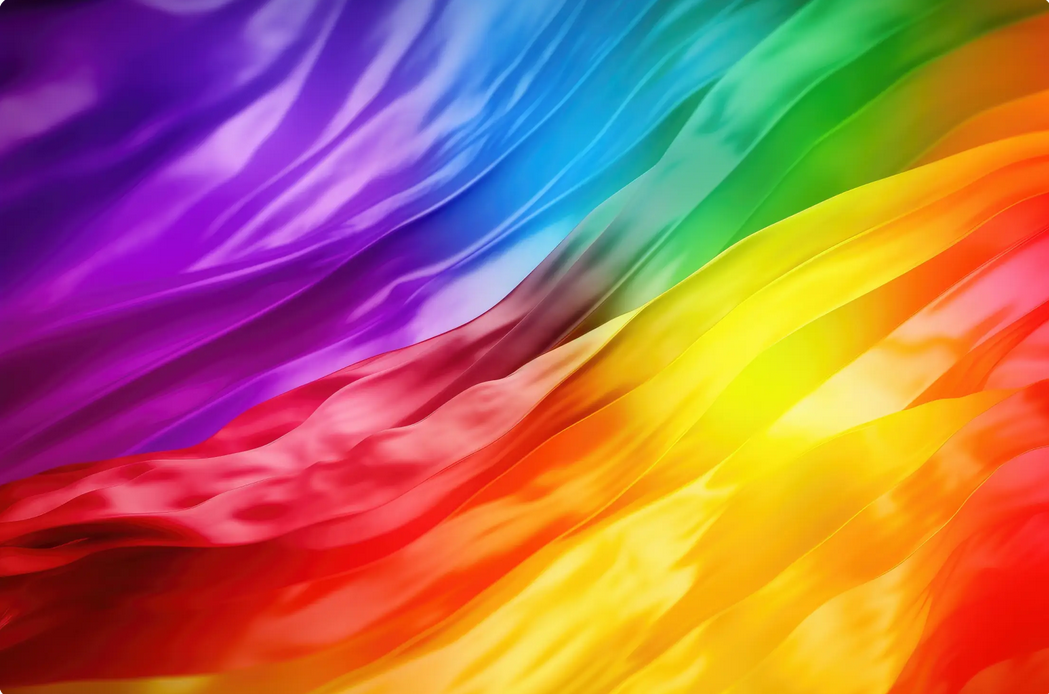
#> input picture rainbow.png, 1049 x 694 px
$ jupyter execute ImageThresholding.ipynb
#> lines starting #> are read from the running program, lines starting #| are printed output that depends on the picture; after the words box and inside, x2 and y2 are one past the last pixel; in counts of white or black regions, pixels touching at a corner belong together
[cell 1]
import cv2
import matplotlib.pyplot as plt

[cell 2]
img = cv2.imread('rainbow.png',0)
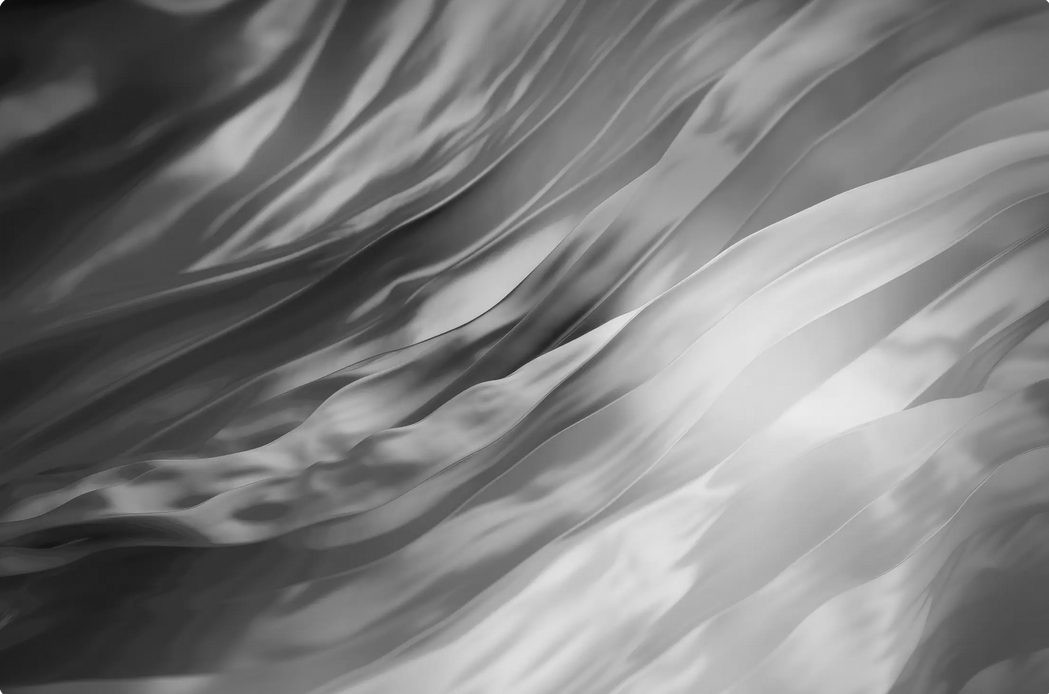
#> img: shape (694, 1049); min 12, max 253, mean 124.9
plt.imshow(img,cmap='gray')

[cell 3]
img.max()
#> Out = 253

[cell 4]
ret,thresh1 = cv2.threshold(img,127,255,cv2.THRESH_BINARY_INV)
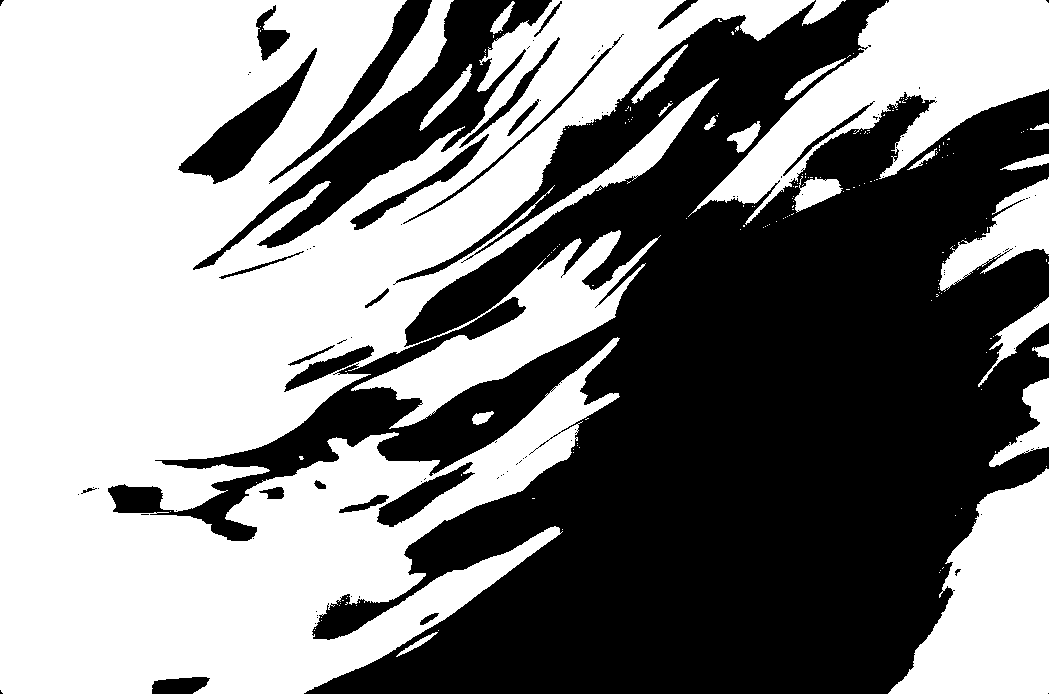
#> thresh1: shape (694, 1049); 52.5% white; 99 black regions (75 under 20 px), largest, box (x1, y1, x2, y2) and area: (108, 0, 1049, 694) 308937, (193, 0, 552, 270) 17571, (178, 48, 317, 184) 5060

[cell 5]
plt.imshow(thresh1,cmap='gray')

[cell 6]
img = cv2.imread('crossword.png',0)
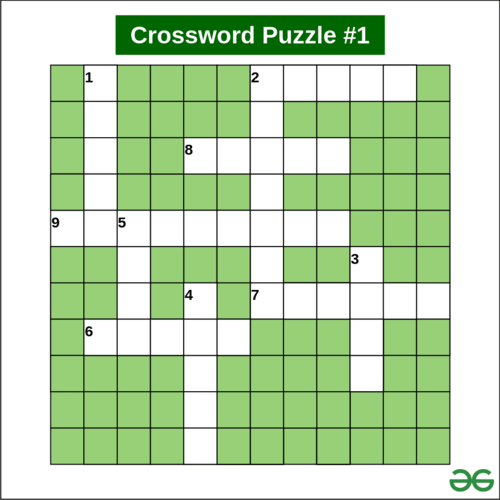
#> input picture crossword.png, 500 x 500 px
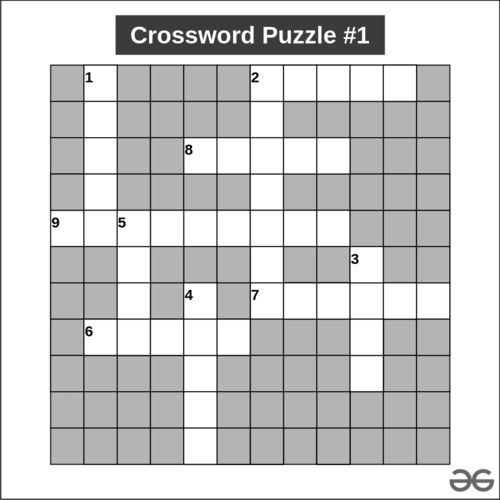
#> img: shape (500, 500); min 11, max 255, mean 205.1
plt.imshow(img,cmap='gray')

[cell 7]
def show_pic(img):
    fig = plt.figure(figsize=(15,15))
    ax = fig.add_subplot(111)
    ax.imshow(img,cmap='gray')

show_pic(img)

[cell 8]
ret,th1 = cv2.threshold(img,127,255,cv2.THRESH_BINARY)
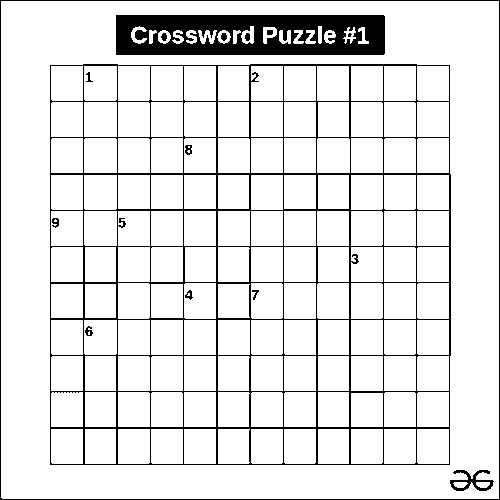
#> th1: shape (500, 500); 90% white; 16 black regions (2 under 20 px), largest, box (x1, y1, x2, y2) and area: (50, 64, 451, 465) 13325, (116, 15, 385, 55) 8835, (0, 0, 500, 500) 1997
plt.imshow(th1,cmap='gray')
